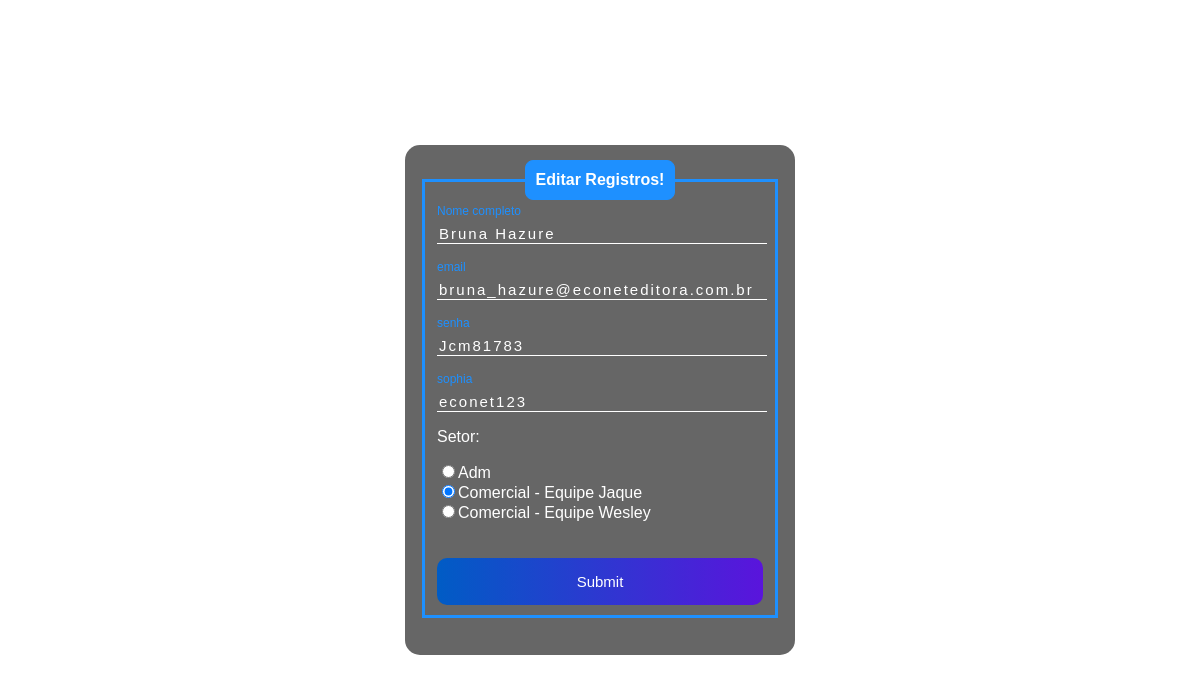
The page /admin/edita.php?id=92 (signed in) on the database its author committed.
### tables this page shows
CREATE TABLE IF NOT EXISTS `emails` (
  `id` int NOT NULL AUTO_INCREMENT,
  `nome` varchar(45) NOT NULL,
  `email` varchar(60) NOT NULL,
  `senha` varchar(20) NOT NULL,
  `sophia` varchar(10) NOT NULL,
  `setor` varchar(20) NOT NULL,
  `ativo` varchar(3) NOT NULL,
  `dta_atualizacao` timestamp NOT NULL DEFAULT CURRENT_TIMESTAMP ON UPDATE CURRENT_TIMESTAMP,
  `dta_criacao` timestamp NULL DEFAULT CURRENT_TIMESTAMP,
  PRIMARY KEY (`id`)
);

### admin/edita.php (the view, shortened to what this page needs)
<?php
include_once('config.php');
if(!empty($_GET['id']))
{
$id = $_GET['id'];
$sqlSelect = "SELECT * FROM emails WHERE id=$id";
$result = $conexao->query($sqlSelect);
if($result->num_rows > 0)
{
    while($user_data =mysqli_fetch_assoc($result))
    {
    $nome = $user_data['nome'];
    $email = $user_data['email'];
    $setor = $user_data['setor'];
    $sophia = $user_data['sophia'];
    $senha = $user_data['senha'];
    }
 }
}
?>
<!DOCTYPE html>
<html lang="pt-br">
<head>
    <link rel="stylesheet" href="estilo.css">
</head>
<body>
    <a href="index.php" id="volta">Voltar</a>
     <div class="caixa">
        <form action="edita.php" method="post">
            <fieldset>
                <legend><b>Editar Registros!</b></legend>
                <br>
                <div class="inputBox">
                    <input type="text" name="nome" id="nome" class="inputUser" value="<?php echo $nome?>" required>
                    <label for="nome" class="labelInput">Nome completo</label>
                </div>
                <br><br>
                <div class="inputBox">
                    <input type="text" name="email" id="email" class="inputUser" value="<?php echo $email?>" required>
                    <label for="text" class="labelInput">email</label>
                </div>
                <br><br>
                <div class="inputBox">
                    <input type="text" name="senha" id="senha" class="inputUser" value="<?php echo $senha?>" required>
                    <label for="text" class="labelInput">senha</label>
                </div>
                <br><br>
                <div class="inputBox">
                    <input type="text" name="sophia" id="sophia" class="inputUser" value="<?php echo $sophia?>" required>
                    <label for="text" class="labelInput">sophia</label>
                </div>
                <p>Setor:</p>
                <input type="radio" id="Adm" name="setor" value="Adm" <?php echo ($setor == 'Adm')? 'checked': ''?>
                <label for="Adm">Adm</label>
                <br>
                <input type="radio" id="Comercial Jaque" name="setor" value="Comercial Jaque" <?php echo ($setor == 'Comercial Jaque')? 'checked': ''?>
                <label for="Comercial Jaque">Comercial - Equipe Jaque</label>
                <br>
                <input type="radio" id="Comercial Wesley" name="setor" value="Comercial Wesley" <?php echo ($setor == 'Comercial Wesley')? 'checked': ''?>
                <label for="Comercial Wesley">Comercial - Equipe Wesley</label>
                <br>
                <br>
                <div class="inputBox">
                <br>
                <input type="submit" name="update" id="update">
            </fieldset>
        </form>
    </div>
</body>
</html>

### admin/estilo.css (style rules this page uses)
body { font-family: Arial, Helvetica, sans-serif; background-image: url(fundo_econet.png); background-repeat:no-repeat; background-size:cover; background-position:top; padding-bottom:50%; }
fieldset { border: 3px solid dodgerblue; }
legend { border: 1px solid dodgerblue; padding: 10px; text-align: center; background-color: dodgerblue; border-radius: 8px; }
.inputBox { position: relative; }
.inputUser { background: none; border: none; border-bottom: 1px solid white; outline: none; color: white; font-size: 15px; width: 100%; letter-spacing: 2px; }
.labelInput { position: absolute; top: 0px; left: 0px; pointer-events: none; transition: .5s; }
.inputUser:focus ~ .labelInput, .inputUser:valid ~ .labelInput { top: -20px; font-size: 12px; color: dodgerblue; }

### admin/edita.php (style rules this page uses)
#volta { color:white; font-size: 23px; text-decoration: none; }
#update { background-image: linear-gradient(to right,rgb(0, 92, 197), rgb(90, 20, 220)); width: 100%; border: none; padding: 15px; color: white; font-size: 15px; cursor: pointer; border-radius: 10px; }
.caixa { color: white; position: absolute; top: 50%; left: 50%; transform: translate(-50%,-50%); background-color: rgba(0, 0, 0, 0.6); padding: 15px; border-radius: 15px; width: 30%; height: 60%; }

### rows shown on the page
emails: nome "Bruna Hazure", email "bruna_hazure@econeteditora.com.br", senha "Jcm81783", sophia "econet123", setor "☑"
